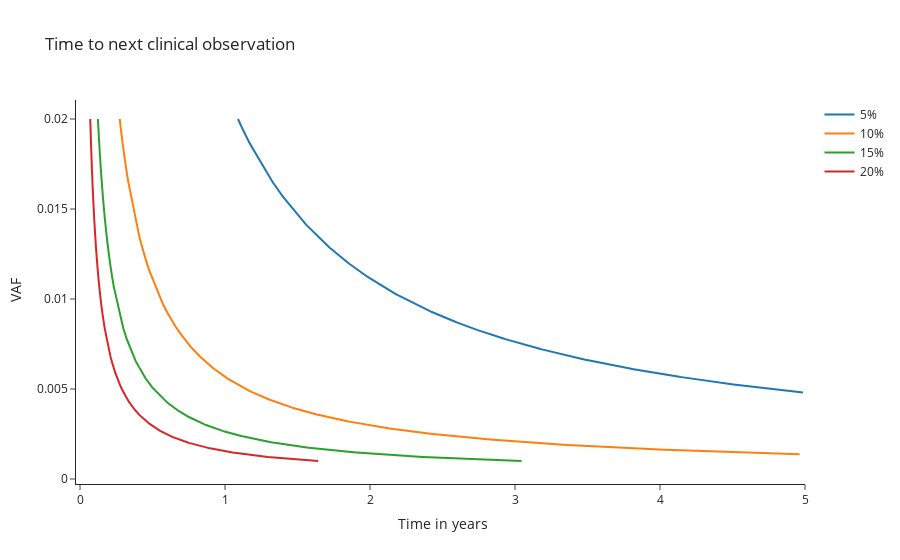

Write notebook code for a chart like this one.
### Code cell
fig = go.Figure()
fitness_labels = ['5%', '10%', '15%', '20%']
fitness_range = [0.05, 0.1, 0.15, 0.2]

for fitness, fitness_label in zip(fitness_range, fitness_labels):
    time_to_next_observation = []
    allowed_vaf = []
    for vaf in vaf_range:
        fluctuations = fitness_evolution_low_std(time_range,
                                                 fitness=fitness,
                                                 vaf=vaf)
        #sequencing = sequencing_high_std(vaf=vaf)
        difference = fluctuations - vaf

        index = [i for i, x in enumerate(difference) if x > 0]
        if index:
            fluctuations_time = time_range[index[0]]
            time_to_next_observation.append(fluctuations_time)
            allowed_vaf.append(vaf)
    fig.add_trace(
            go.Scatter(x=time_to_next_observation,
                        y=allowed_vaf,
                        name= fitness_label))

fig.update_layout(title='Time to next clinical observation',
                  xaxis_range=[0, 5],
                  xaxis_title='Time in years',
                  yaxis_title='VAF')
fig.update_layout(margin=dict(pad=4))

fig.show()
fig.write_image(path + 'next_observation.png', scale=10)
fig.write_image(path + 'next_observation.svg')

### Figure 1 — Plotly figure (JSON) as saved in the notebook; plotly's stock layout.template omitted (floating-point values rounded to 4 significant figures; data arrays with more than 128 entries replaced by an {"elided": "..."} marker saying what was removed)
{"data": [{"name": "5%", "type": "scatter", "x": {"elided": "800 float values"}, "y": {"elided": "800 float values"}}, {"name": "10%", "type": "scatter", "x": {"elided": "980 float values"}, "y": {"elided": "980 float values"}}, {"name": "15%", "type": "scatter", "x": {"elided": "1000 float values"}, "y": {"elided": "1000 float values"}}, {"name": "20%", "type": "scatter", "x": {"elided": "1000 float values"}, "y": {"elided": "1000 float values"}}], "layout": {"margin": {"pad": 4}, "title": {"text": "Time to next clinical observation"}, "xaxis": {"range": [0, 5], "title": {"text": "Time in years"}}, "yaxis": {"title": {"text": "VAF"}}}}
